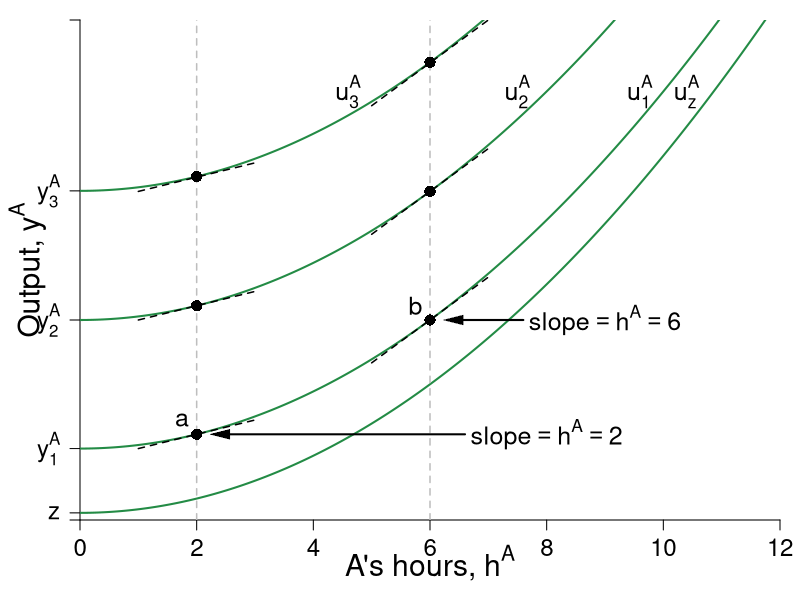

This figure's R source:
require(shape)
pdf(file = "coordination_failures/coord_indiff_ya.pdf", width = 9, height = 7)

#Set parameters for graphics
pointsize <- 1.8
axislabelsize <- 1.8
labelsize <- 1.5
namesize <- 1.8
annotatesize <- 1.5
graphlinewidth <- 2
segmentlinewidth <- 1.5

COL <- c("#7fc97f", "#beaed4", "#fdc086", "#ffff99", "#386cb0", "#f0027f", "#bf5b17", "#666666")
COLA <- c("#99d8c9","#66c2a4","#41ae76", "#238b45", "#005824")
COLB <- c("#4eb3d3", "#2b8cbe", "#0868ac","#084081")

par(mar =  c(4, 4, 1, 1))

indiffA <- function(ea, uA = 46.08) {
  uA + (1/2)*(ea)^2
}

mrsA <- function(ea){
  ea
}

slopeline <- function(ea, yint = 0.5, slope = 2){
  yint + slope*ea
}


xlims <- c(0, 12)
ylims <- c(0, 70)

npts <- 501 
x <- seq(xlims[1], xlims[2], length.out = npts)
y <- seq(ylims[1], ylims[2], length.out = npts) 
a <- c(12, 46.08, 90)

#B's value when at A's bliss point
#0.35*log(5.88) + 0.35*log(8.88) + 0.5*log(10 - 5.88) + 0.5*log(15 - 8.88) 

#B's bliss point x = 4.11765; y = 6.17647
#A's value when at A's bliss point
#0.5*log(4.11765) + 0.5*log(6.17647) + 0.35*log(10 - 4.11765) + 0.35*log(15 - 6.17647) 


plot(0, 0, xlim = xlims, ylim = ylims, type = "n",
     xlab = expression(paste("")),
     ylab = expression(paste("")), 
     xaxt = "n", 
     yaxt = "n", 
     cex.lab = axislabelsize, 
     bty = "n",
     xaxs="i", 
     yaxs="i")

# ticksy <- seq(from = 0, to = ylims[2], by = 2)
# ylabels <- seq(from = 0, to = ylims[2], by = 2)
ticksx <- seq(from = 0, to = xlims[2], by = 2)
xlabels <- seq(from = 0, to = xlims[2], by = 2)
ticksy <- c(0, 1, 10, 28, 46.08, 70)
ylabels <- c(NA, expression(z), expression(paste(y[1]^A)), expression(paste(y[2]^A)), expression(paste(y[3]^A)), NA)
# ticksx <- c(0, 6.9, 12, 9.6, 16, 24, 26)
# xlabels <- c(NA, expression(paste(e^A,"*")), expression(paste(1/2*beta)), expression(paste(e^{AN})), expression(paste(alpha)), expression(paste(1/beta)), NA)

axis(1, at = ticksx, pos = 0, labels = xlabels, cex.axis= labelsize - 0.05)
axis(2, at = ticksy, pos = 0, labels = ylabels, las = 1, cex.axis= labelsize - 0.05)

npts <- 500 
xx1 <- seq(xlims[1], xlims[2], length.out = npts)

lines(xx1, indiffA(xx1, uA = 1), col = COLA[4], lwd = graphlinewidth)
lines(xx1, indiffA(xx1, uA = 10), col = COLA[4], lwd = graphlinewidth)
lines(xx1, indiffA(xx1, uA = 28), col = COLA[4], lwd = graphlinewidth)
lines(xx1, indiffA(xx1, uA = 46.08), col = COLA[4], lwd = graphlinewidth)

# lines(xx1, brfB(xx1, alpha = 16, beta = 1/24), col = COLB[4], lwd = graphlinewidth)
# lines(xx1, brfPEA(xx1, alpha = 16, beta = 1/24), col = COLA[4], lwd = graphlinewidth)
# lines(xx1, brfPEB(xx1, alpha = 16, beta = 1/24), col = COLB[4], lwd = graphlinewidth)

# contour(x, y, 
#         outer(x, y, uA),
#         #labels = c("v1", "v2", "v3"),
#         drawlabels = FALSE,
#         col = COLA[3],
#         #xlab = expression(paste("A's Apples, ", x)),
#         #ylab = expression(paste("A's Oranges, ", y)),
#         #cex.lab = axislabelsize,
#         lwd = graphlinewidth,
#         levels = a, 
#         xaxs="i", 
#         yaxs="i", 
#         add = TRUE)


segments(2, 0, 2, ylims[2], lty = 2, col = "gray" , lwd = segmentlinewidth)
segments(6, 0, 6, ylims[2], lty = 2, col = "gray" , lwd = segmentlinewidth)


#mtext(expression(paste("A's hours, ", h^A)), side=1, line = 3.2, cex = axislabelsize)
text(0.5*xlims[2], -6, expression(paste("A's hours, ", h^A)), xpd = TRUE, cex = axislabelsize)
text(-0.9, 0.5*ylims[2], expression(paste("Output, ", y^A)), xpd = TRUE, cex = axislabelsize, srt = 90)
#
text(8, 12, expression(paste("slope", phantom()==h^A, phantom() == 2)), cex = annotatesize)
Arrows(6.6, 12, 2.4, 12, col = "black", lty = 1, lwd = 2, arr.type = "triangle", arr.lwd = 0.5)
#
text(9, 28, expression(paste("slope", phantom()==h^A, phantom() == 6)), cex = annotatesize)
Arrows(7.6, 28, 6.4, 28, col = "black", lty = 1, lwd = 2, arr.type = "triangle", arr.lwd = 0.5)

#Label the iso-welfare functions for the HG, Aisha
text(10.4, 60, expression(u[z]^A), cex = annotatesize)
text(9.6, 60, expression(u[1]^A), cex = annotatesize)
text(7.5, 60, expression(u[2]^A), cex = annotatesize)
text(4.6, 60, expression(u[3]^A), cex = annotatesize)

text(1.75, 14, expression(a), cex = annotatesize)
text(5.75, 30, expression(b), cex = annotatesize)



lowint <- c(8, 26, 44)

slopex1 <- seq(1,3,length.out = 200)
lines(slopex1, slopeline(slopex1, yint = lowint[1], slope = mrsA(ea = 2)), col = "black", lty = 2, lwd = segmentlinewidth)
lines(slopex1, slopeline(slopex1, yint = lowint[2], slope = mrsA(ea = 2)), col = "black", lty = 2, lwd = segmentlinewidth)
lines(slopex1, slopeline(slopex1, yint = lowint[3], slope = mrsA(ea = 2)), col = "black", lty = 2, lwd = segmentlinewidth)

highint <- c(-8, 10, 28)
slopex2 <- seq(5,7,length.out = 200)
lines(slopex2, slopeline(slopex2, yint = highint[1], slope = mrsA(ea = 6)), col = "black", lty = 2, lwd = segmentlinewidth)
lines(slopex2, slopeline(slopex2, yint = highint[2], slope = mrsA(ea = 6)), col = "black", lty = 2, lwd = segmentlinewidth)
lines(slopex2, slopeline(slopex2, yint = highint[3], slope = mrsA(ea = 6)), col = "black", lty = 2, lwd = segmentlinewidth)


firstpointsx <- c(2, 2, 2)
firstpointsy <- c(indiffA(ea = firstpointsx[1], uA = 10), indiffA(ea = firstpointsx[2], uA = 28), indiffA(ea = firstpointsx[3], uA = 46.08))
points(firstpointsx, firstpointsy, pch = 16, col = "black", cex = 1.5)

secondpointsx <- c(6, 6, 6)
secondpointsy <- c(indiffA(ea = 6, uA = 10), indiffA(ea = 6, uA = 28), indiffA(ea = 6, uA = 46.08))
points(secondpointsx, secondpointsy, pch = 16, col = "black", cex = 1.5)




dev.off()
